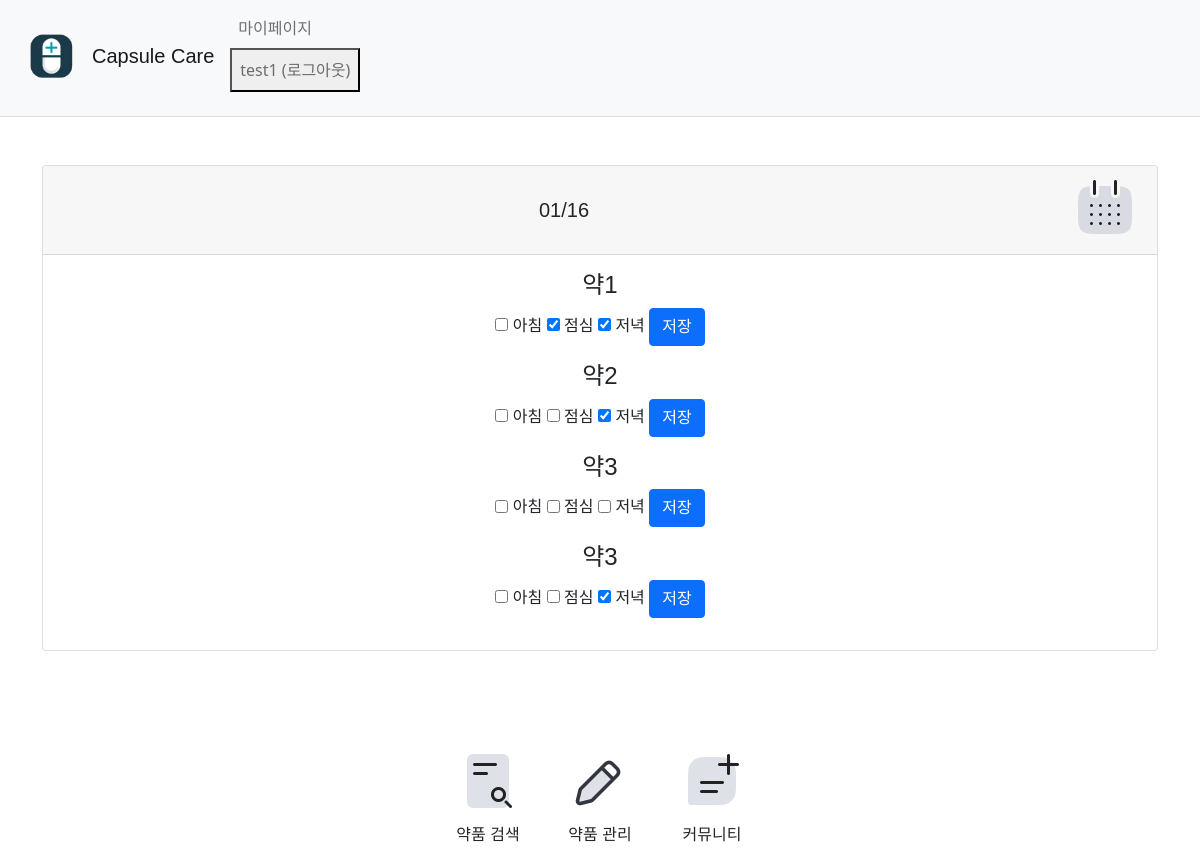
The page /main/ (signed in) on the database its author committed.
### manage/models.py (models this page shows, shortened)
class Medicine(models.Model):
    MEDICINE_TYPE_CHOICES = [
        ('tablet', '정제'),
        ('capsule', '캡슐'),
        ('liquid', '액제'),
        ('other', '기타'),
    ]
    NOTIFY_TIME_CHOICES = [
        ('morning', '아침'),
        ('lunch', '점심'),
        ('dinner', '저녁'),
    ]
    user = models.ForeignKey('auth.User', on_delete=models.CASCADE)
    name = models.CharField(max_length=100)
    form = models.CharField(max_length=20)
    start_date = models.DateField(null=True, blank=True)
    end_date = models.DateField(null=True, blank=True)
    morning_time = models.TimeField(null=True, blank=True)
    lunch_time = models.TimeField(null=True, blank=True)
    dinner_time = models.TimeField(null=True, blank=True)  # 알림 시간
    date = models.DateField(null=True, blank=True) # 복용한 날짜, 캘린더와 연동
    morning_dose = models.BooleanField(default=False)  # 아침 복용 여부
    lunch_dose = models.BooleanField(default=False)  # 점심 복용 여부
    dinner_dose = models.BooleanField(default=False)  # 저녁 복용 여부
    morning_dose_time = models.DateTimeField(null=True, blank=True)  # 아침 복용 시간
    lunch_dose_time = models.DateTimeField(null=True, blank=True)  # 점심 복용 시간
    dinner_dose_time = models.DateTimeField(null=True, blank=True)  # 저녁 복용 시간

### main/views.py (the view)
# urls.py: path('', views.main, name='main'),
def main(request):
    if request.user.is_authenticated:
        medicines = Medicine.objects.filter(user=request.user)
    else:
        medicines = None  # 비회원인 경우 medicines는 None으로 설정
    alert = request.session.pop('alert', None)
    return render(request, 'main/main.html', {'alert': alert, 'medicines': medicines})

### templates/main/main.html (shortened to what this page needs)
{% extends "base.html" %}
{% load static %}
{% block content %}
    <div class="container mt-5">
    <div class="card">
        <div class="card-header d-flex justify-content-between align-items-center">
            <h5 class="mb-0 text-center flex-grow-1 font-weight-bold" id="liveToday" style="font-family: 'NanumSquareRoundB', sans-serif;"></h5>
            <a href="/manage">
                <img src="{% static 'img/calendar.png' %}" alt="Go to Calendar">
            </a>
        </div>
        <div class="card-body" style="font-family: 'NanumSquareRoundB', sans-serif; text-align: center;">
            {% for medication in medicines %}
                <form method="POST" action="{% url 'save_medication' %}">
                    <h4>{{ medication.name }}</h4>
                    <input type="checkbox" name="morning" {% if medication.morning_dose %}checked{% endif %}> 아침
                    <input type="checkbox" name="lunch" {% if medication.lunch_dose %}checked{% endif %}> 점심
                    <input type="checkbox" name="dinner" {% if medication.dinner_dose %}checked{% endif %}> 저녁
                    <button type="submit" class="btn btn-primary">저장</button>
                </form>
            {% endfor %}
        </div>
    </div>
</div>
<div class="container" style="margin-top: 80px;">
    <div class="d-flex justify-content-center flex-wrap">
        <div class="p-2">
            <button type="button" id="search" class="btn btn-secondary transparent-btn" onclick="location.href='/search';">
                <img src="{% static 'img/search.png' %}" alt="Search">
            </button>
            <span class="d-block text-center" style="font-family: 'NanumSquareRoundB', sans-serif;">약품 검색</span>
        </div>
        <div class="p-2">
            <button type="button" id="manage" class="btn btn-secondary transparent-btn" onclick="location.href='/manage';">
                <img src="{% static 'img/edit.png' %}" alt="manage">
            </button>
            <span class="d-block text-center" style="font-family: 'NanumSquareRoundB', sans-serif;">약품 관리</span>
        </div>
        <div class="p-2">
            <button type="button" id="community" class="btn btn-secondary transparent-btn" onclick="location.href='/forum';">
                <img src="{% static 'img/board.png' %}" alt="board">
            </button>
            <span class="d-block text-center" style="font-family: 'NanumSquareRoundB', sans-serif;">커뮤니티</span>
        </div>
    </div>
</div>
{% endblock %}

### templates/navbar.html (shortened to what this page needs)
{% load static %}
<nav class="navbar navbar-expand-lg navbar-light bg-light border-bottom ">
    <div class="container-fluid">
            <a class="navbar-brand" href="{% url 'main' %}" style="font-family: 'NanumSquareRoundB', sans-serif;">
                <span style="display: inline-block; width: 80px; height: 80px; background: url({% static 'icon.png' %}) center / contain no-repeat;"></span>
                Capsule Care
            </a>
        <div class="collapse navbar-collapse" id="navbarSupportedContent">
            <ul class="navbar-nav me-auto mb-2 mb-lg-0">
                <li class="nav-item">
                    {% if user.is_authenticated %}
                        <a class="nav-link" href="{% url 'mypage:mypage' %}">마이페이지</a>
                    <form method="POST" action="{% url 'common:logout' %}">
                        <button type="submit" class="nav-link">{{ user.username }} (로그아웃)</button>
                    </form>
                    {% else %}
                    <a class="nav-link" href="{% url 'common:login' %}">로그인</a>
                    {% endif %}
                </li>
            </ul>
        </div>
    </div>
</nav>

### templates/base.html (style rules this page uses)
.navbar-brand { margin-bottom: 5px; }

### templates/navbar.html (style rules this page uses)
.transparent-btn { background-color: transparent; border: none; }
.navbar-brand { position: relative; padding-left: 80px; }
.navbar-brand span { position: absolute; top: 50%; left: 0; transform: translateY(-50%); }

### templates/main/main.html (style rules this page uses)
.mt-5 { margin-top: 3rem !important; }
.transparent-btn { background-color: transparent; border: none; }

### rows shown on the page
Medicine: name "약1", lunch_dose "☑", dinner_dose "☑"
Medicine: name "약2", dinner_dose "☑"
Medicine: name "약3"
Medicine: name "약3", dinner_dose "☑"

### other values the page prints
{{ user.username }} "test1"
